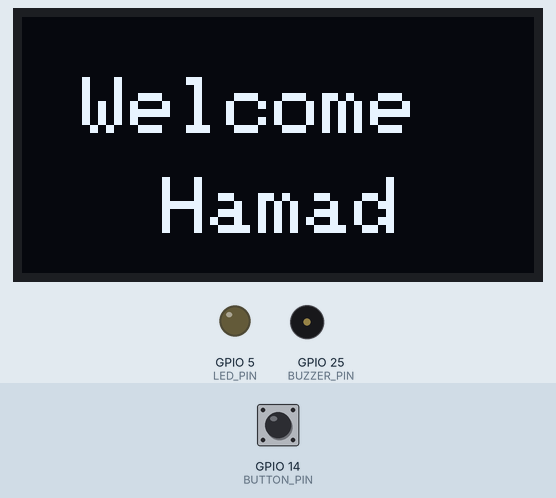
Recording of a program running on a simulated ESP32. On the bench: 128×64 one-colour display, output pins drawn as LEDs (lit = HIGH), buzzer (waves = sounding). The inputs (shaded band) are chosen by the test bench; at power-on: GPIO 14 (BUTTON_PIN) HIGH. What the program prints to the serial monitor is not drawn.

Above: at 1.2 s.
1.3 s: GPIO 14 (BUTTON_PIN) pulled LOW for 0.15 s
At 2.0 s:
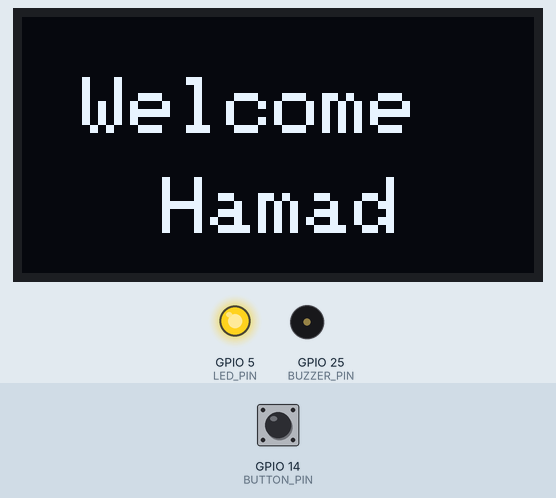
2.9 s: GPIO 14 (BUTTON_PIN) pulled LOW for 3.2 s
At 4.8 s:
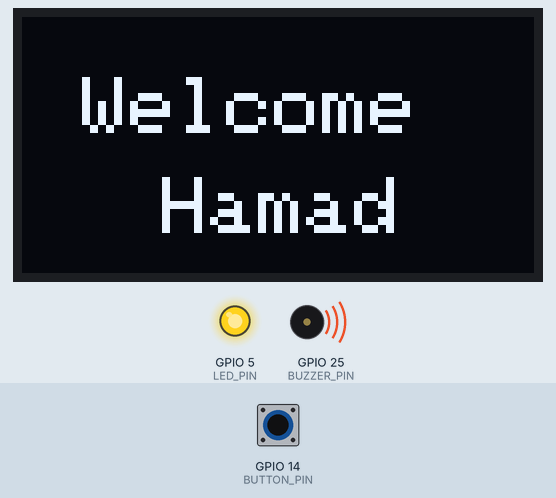
7.6 s: GPIO 14 (BUTTON_PIN) pulled LOW for 1 s
At 9.5 s:
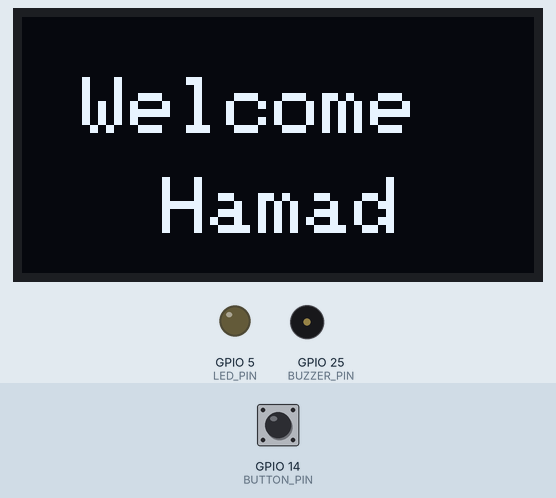
10.1 s: GPIO 14 (BUTTON_PIN) pulled LOW for 3.2 s
At 11.9 s:
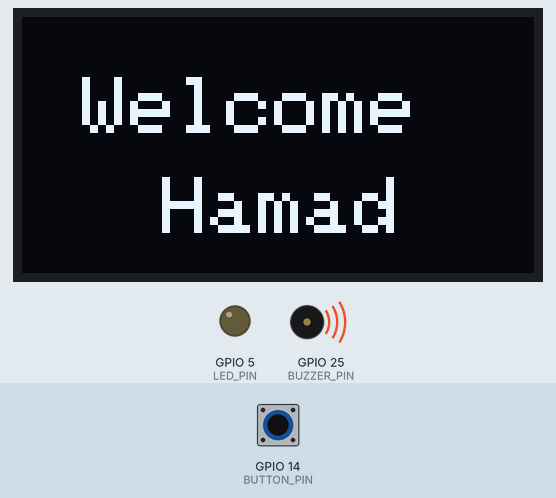
Timing chart, 0 to 13.6 s (numbered marks = the images above; inputs shaded):
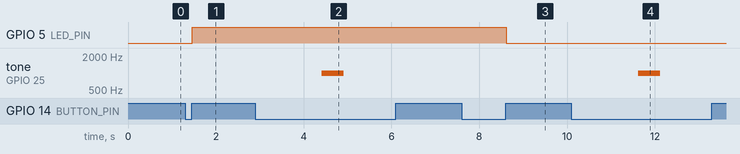

Measured:
- after the input at 1.3 s, GPIO 5 (LED_PIN): LOW → HIGH after 0.16 s
- after the input at 2.9 s, tone on GPIO 25 (BUZZER_PIN): silent → 1000 Hz after 1.5 s, → silent 0.50 s later
- after the input at 7.6 s, GPIO 5 (LED_PIN): HIGH → LOW after 1.0 s
- after the input at 10.1 s, tone on GPIO 25 (BUZZER_PIN): silent → 1000 Hz after 1.5 s, → silent 0.50 s later

The program:

main.cpp
```cpp
// Task B
// Name: Muhammad Bilal
// Registration: 23_NTU_CS_1064
// CS B 5th

#include <Wire.h>
#include <Adafruit_GFX.h>
#include <Adafruit_SSD1306.h>

// --- Pin Definitions --- (ESP32 PINS)
#define BUTTON_PIN 14      // Single button for press detection
#define LED_PIN 5          // LED to toggle
#define BUZZER_PIN 25      // Buzzer for long press

// --- OLED Setup (I2C) ---
#define SCREEN_WIDTH 128
#define SCREEN_HEIGHT 64
#define OLED_ADDR 0x3C
Adafruit_SSD1306 display(SCREEN_WIDTH, SCREEN_HEIGHT, &Wire, -1);

// --- Press Detection Constants ---
const unsigned long LONG_PRESS_TIME = 1500; // 1.5 seconds for long press

// --- Program Variables ---
bool lastButtonState = HIGH;
bool buttonPressed = false;
unsigned long pressStartTime = 0;
bool ledState = false;

// --- Function Prototype --- (ADDED FOR VS CODE)
void updateDisplay();

void setup() {
  // Initialize Serial for debugging
  Serial.begin(115200);

  // Button Input with internal pull-up resistor
  pinMode(BUTTON_PIN, INPUT_PULLUP);

  // LED Output
  pinMode(LED_PIN, OUTPUT);

  // Buzzer Output
  pinMode(BUZZER_PIN, OUTPUT);

  // --- OLED Display Initialization ---
  if(!display.begin(SSD1306_SWITCHCAPVCC, OLED_ADDR)) {
    Serial.println("SSD1306 allocation failed!");
  } else {
    Serial.println("OLED initialized successfully!");
  }

  // Display setup
  display.clearDisplay();
  display.setTextSize(1);
  display.setTextColor(WHITE);
  display.setCursor(0, 0);

  // Initial state
  digitalWrite(LED_PIN, LOW);
  updateDisplay();

  Serial.println("Task B - Press Detection System Started");
  Serial.println("Short press: Toggle LED");
  Serial.println("Long press (>1.5s): Activate buzzer");
}

void loop() {
  bool currentButtonState = digitalRead(BUTTON_PIN);

  // --- Button Press Detection ---

  // Button just pressed (HIGH to LOW)
  if (lastButtonState == HIGH && currentButtonState == LOW) {
    pressStartTime = millis();
    buttonPressed = true;
    Serial.println("Button pressed - timing...");
  }

  // Button just released (LOW to HIGH)
  if (lastButtonState == LOW && currentButtonState == HIGH && buttonPressed) {
    buttonPressed = false;
    unsigned long pressDuration = millis() - pressStartTime;

    // --- Short Press Detection (< 1.5 seconds) ---
    if (pressDuration < LONG_PRESS_TIME) {
      // Toggle LED
      ledState = !ledState;
      digitalWrite(LED_PIN, ledState);
      Serial.print("SHORT PRESS - LED ");
      Serial.println(ledState ? "ON" : "OFF");
    }
  }

  // --- Long Press Detection (> 1.5 seconds) ---
  if (buttonPressed && (millis() - pressStartTime > LONG_PRESS_TIME)) {
    // Activate buzzer for long press
    tone(BUZZER_PIN, 1000, 500); // 1kHz tone for 500ms
    Serial.println("LONG PRESS - Buzzer activated");
    buttonPressed = false; // Prevent repeated triggers
  }

  lastButtonState = currentButtonState;
  delay(50); // Small delay for stability
}

/**
 * Update OLED Display - "Welcome" on top, "Hamad" on bottom
 */
void updateDisplay() {
  display.clearDisplay();

  // "Welcome" on top line (centered)
  display.setTextSize(2);
  display.setCursor(15, 15);
  display.println("Welcome");

  // "Hamad" on bottom line (centered)
  display.setTextSize(2);
  display.setCursor(35, 40);
  display.println("Hamad");

  display.display();
}
```
